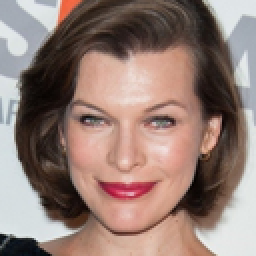
#> input picture ILVR super resolution/low_resolution_images/00000.png, 128 x 128 px, found by its file name (shown 2 times larger); its folder holds only this picture in this run
$ python trans_ref.py
#> lines starting #> are read from the running program, lines starting #| are printed output that depends on the picture
import PIL
import os
from PIL import Image
import numpy as np
import cv2

f = r'/home/Drive3/Anandu/CS726/ilvr_adm_sup/low_resolution_images'
g = r'/home/Drive3/Anandu/CS726/ilvr_adm_sup/trans_ref_img'
os.listdir(f)

for file in os.listdir(f):
    f_img = f+"/"+file
    f_img_ = g+"/"+file
    img=cv2.imread(f_img)
#> img is the input picture: shape (128, 128, 3); mean B, G, R 116.7, 124.6, 147.1
    print(img.shape)
#| (128, 128, 3)
    new_img=np.zeros((256,256,3))
    for i in range(128):
        for j in range(128):
            new_img[i*2][j*2][:]=img[i][j][:]
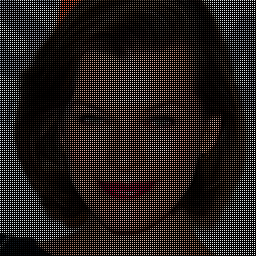
#> new_img: shape (256, 256, 3) float64; mean B, G, R 29.2, 31.2, 36.8

    cv2.imwrite(f_img_, new_img)

    # print(img)

$ run again, on ILVR super resolution/low_resolution_images/00025.png
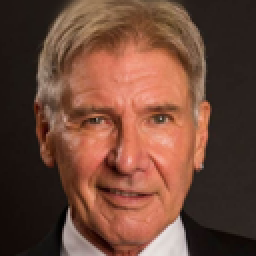
#> input picture ILVR super resolution/low_resolution_images/00025.png, 128 x 128 px, found by its file name (shown 2 times larger)
#> img is the input picture: shape (128, 128, 3); mean B, G, R 55.8, 70.9, 109
#| (128, 128, 3)
#> after the loop `for i in range(128):`:
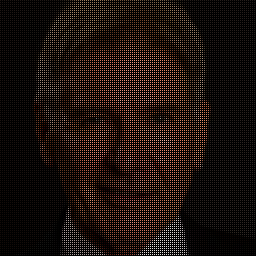
#> new_img: shape (256, 256, 3) float64; mean B, G, R 13.9, 17.7, 27.2

$ run again, on ILVR super resolution/low_resolution_images/00029.png
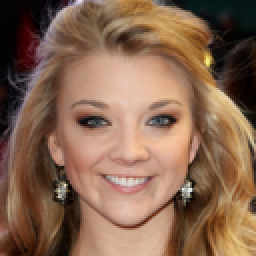
#> input picture ILVR super resolution/low_resolution_images/00029.png, 128 x 128 px, found by its file name (shown 2 times larger)
#> img is the input picture: shape (128, 128, 3); mean B, G, R 80.5, 101.9, 134.9
#| (128, 128, 3)
#> after the loop `for i in range(128):`:
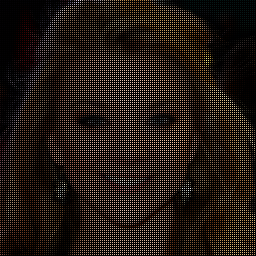
#> new_img: shape (256, 256, 3) float64; mean B, G, R 20.1, 25.5, 33.7

$ run again, on ILVR super resolution/low_resolution_images/00054.png
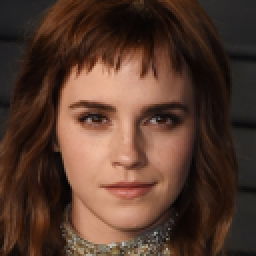
#> input picture ILVR super resolution/low_resolution_images/00054.png, 128 x 128 px, found by its file name (shown 2 times larger)
#> img is the input picture: shape (128, 128, 3); mean B, G, R 46, 58.6, 85.5
#| (128, 128, 3)
#> after the loop `for i in range(128):`:
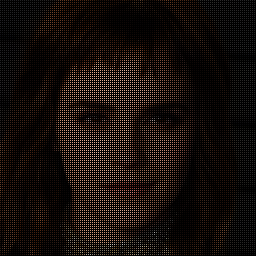
#> new_img: shape (256, 256, 3) float64; mean B, G, R 11.5, 14.6, 21.4

$ run again, on ILVR super resolution/low_resolution_images/00004.png
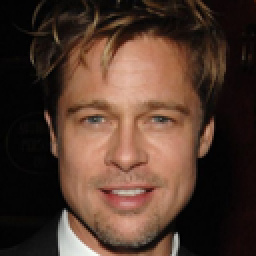
#> input picture ILVR super resolution/low_resolution_images/00004.png, 128 x 128 px, found by its file name (shown 2 times larger)
#> img is the input picture: shape (128, 128, 3); mean B, G, R 44.8, 56.7, 80.4
#| (128, 128, 3)
#> after the loop `for i in range(128):`:
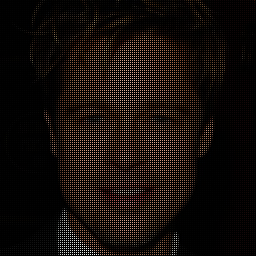
#> new_img: shape (256, 256, 3) float64; mean B, G, R 11.2, 14.2, 20.1
